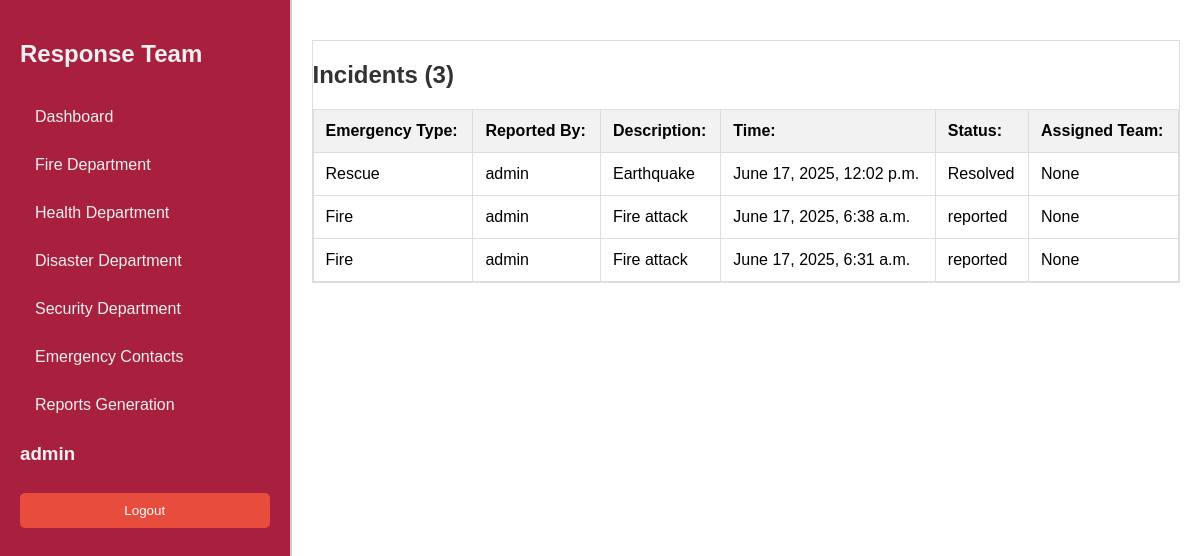
Page /response-team/ (signed in) on the earlier database version.
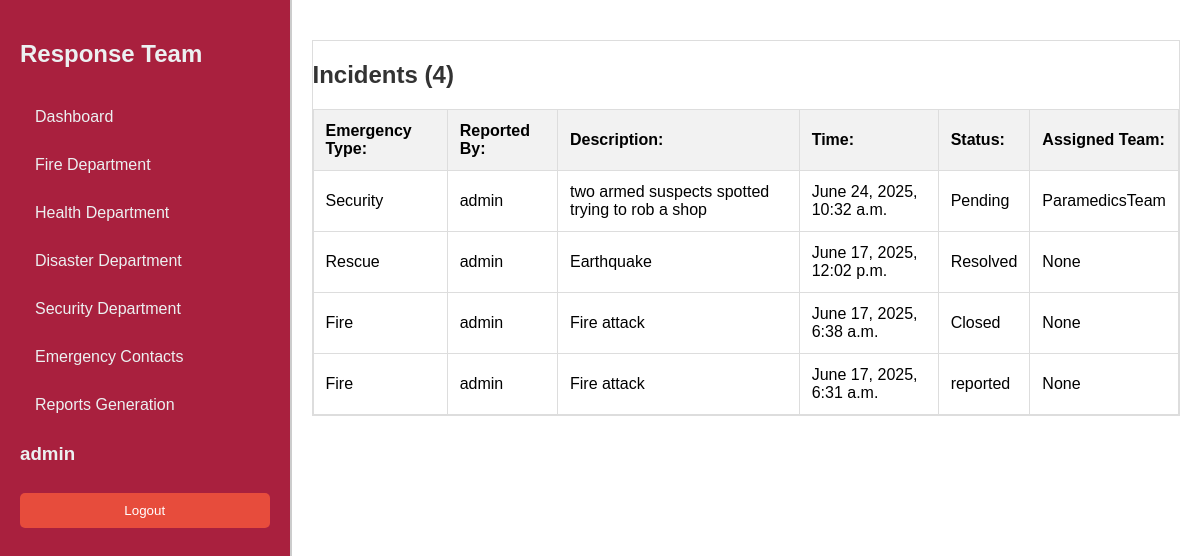
Same page on the later database version.
### sos/models.py (models this page shows, shortened)
class Emergency(models.Model):
    LOCATION_CHOICES = (
        ('location_1', 'Thika Town'),
        ('location_2', 'Bidco'),
        ('location_3', 'Runda'),
        ('location_4', 'Starehe'),
        ('location_5', 'MKU'),
        ('location_6', 'Thika Level 5'),
        ('location_7', 'Kiandutu'),
        ('location_8', 'Biafra'),
    )
    STATUS_CHOICES = (
        ('reported', 'Reported'),
        ('dispatched', 'Dispatched'),
        ('on_seen', 'On Seen'),
        ('resolved', 'Resolved'),
        ('cancelled', 'Cancelled'),
    )
    emergency_type = models.ForeignKey(EmergencyType, on_delete=models.CASCADE)
    reported_by = models.ForeignKey(User, on_delete=models.CASCADE)
    description = models.TextField(blank=True)
    reported_at = models.DateTimeField(auto_now_add=True)
    resolved_at = models.DateTimeField(blank=True, null=True)
    assigned_team = models.ForeignKey(
        'ResponseTeam',
        on_delete=models.SET_NULL,
        null=True,
        blank=True,
        related_name='assigned_emergencies'
    )
    location = models.CharField(max_length=20, choices=LOCATION_CHOICES, default='location_1', help_text="Select the location of the emergency")
    status = models.CharField(max_length=20, choices=STATUS_CHOICES, default='reported')
    class Meta:
        ordering = ['-reported_at']
        verbose_name = 'Emergency Report'
        verbose_name_plural = 'Emergency Reports'

class EmergencyType(models.Model):
    name = models.CharField(max_length=255, unique=True, help_text="Fire, Medical, Security")
    description = models.TextField(blank=True, null=True)
    def __str__(self):
        return self.name

class ResponseTeam(models.Model):
    name = models.CharField(max_length=255, unique=True, help_text="Firestation, Ambulance, Natural Disaster Team")
    team_type = models.CharField(max_length=255, help_text="Fire, Medical, Police")
    available = models.BooleanField(default=True)
    def __str__(self):
        return self.name

### responseTeam/views.py (the view)
# urls.py: path('',views.dashboard, name='staff_dashboard'),
@staff_member_required
def dashboard(request):
    incidents = Emergency.objects.all()
    context = {
        'incidents': incidents,
    }
    return render(request, 'dashboard.html', context)

### responseTeam/views.py (called while the page is built)
def staff_member_required(view_func):
    decorated_view_func = user_passes_test(lambda u: u.is_staff)(view_func)
    return decorated_view_func

### responseTeam/templates/dashboard.html (shortened to what this page needs)
<!DOCTYPE html>
<html lang="en">
<head>
</head>
<body>
    <div class="body-content">
        <div class="aside">
            {% include 'components/staff_aside.html' %}
        </div>
        <div class="content">
            <div class="container">
                {% block content %}
                <div class="table-container">
                    <h2>Incidents ({{ incidents.count }})</h2>
                    <table id="incidentTable">
                        <thead>
                            <tr>
                                <th><strong>Emergency Type:</strong></th>
                                <th><strong>Reported By:</strong></th>
                                <th><strong>Description:</strong></th>
                                <th><strong>Time:</strong></th>
                                <th><strong>Status:</strong></th>
                                <th><strong>Assigned Team:</strong></th>
                            </tr>
                        </thead>
                        <tbody>
                            {% for incident in incidents %}
                            <tr onclick="window.location='{% url 'incidents_detail' incident.pk %}'">
                                <td>{{ incident.emergency_type }}</td>
                                <td>{{ incident.reported_by }}</td>
                                <td>{{ incident.description }}</td>
                                <td>{{ incident.reported_at }}</td>
                                <td>{{ incident.status }}</td>
                                <td>{{ incident.assigned_team }}</td>
                            </tr>
                            {% empty %}
                            <tr>
                                <td colspan="6">No incidents reported yet</td>
                            </tr>
                            {% endfor %}
                        </tbody>
                    </table>
                </div>
                {% endblock %}
            </div>
        </div>
    </div>
</body>
</html>

Differences in the rows shown:
added Emergency: emergency_type "Security", reported_by "admin", description "two armed suspects spotted trying to rob a shop", reported_at "June 24, 2025, 10:32 a.m.", status "Pending", assigned_team "ParamedicsTeam"
changed Emergency: status "reported" → "Closed"
Other differences:
{{ incidents.count }}: "3" → "4"
